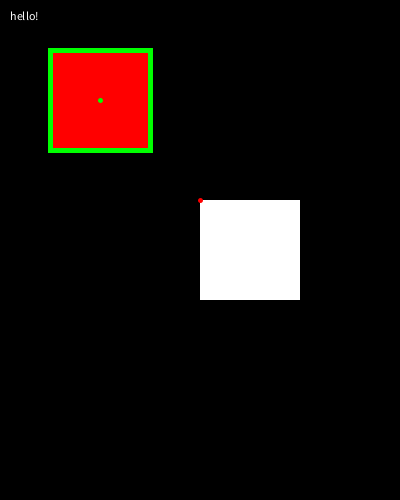
Frame 1 (no input)
Frame 60 (the mouse pressed at the canvas centre just before this capture): identical to frame 1, image omitted
Frame 120 (the mouse held since frame 60 and released just before this capture): identical to frame 1, image omitted

The Processing sketch that drew this single still picture (run headless with seeded random() and noise(); from frame 60 on, the mouse is pressed at the canvas centre):

// Processing sketch: pushStyle
// ── pushStyle.pde
void setup() {
  size(400,500);
}

void draw() {
  background(0);
  
  pushStyle();
  stroke(0,255,0);
  strokeWeight(5);
  fill(255,0,0); // style!
  rectMode(CENTER);
  rect(100, 100, 100, 100);
  point(100, 100);
  popStyle(); // come back to the previous style setting
  
  noStroke();
  rect(200, 200, 100, 100);
  stroke(255,0,0);
  strokeWeight(5);
  point(200, 200);
  
  
  
  
  text( "hello!", 10, 20);
}
